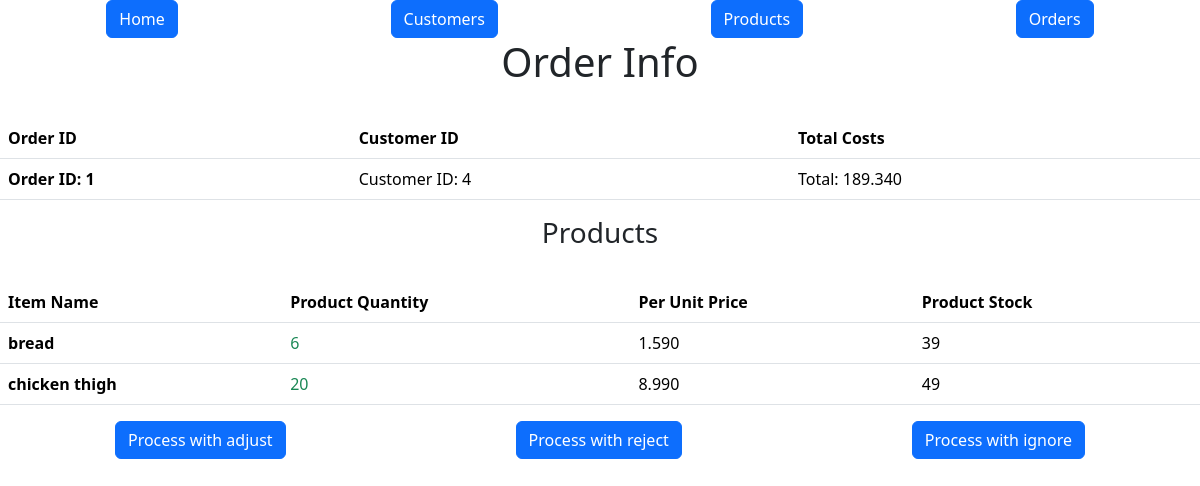
/orders/1, run on an earlier commit of the app's database.
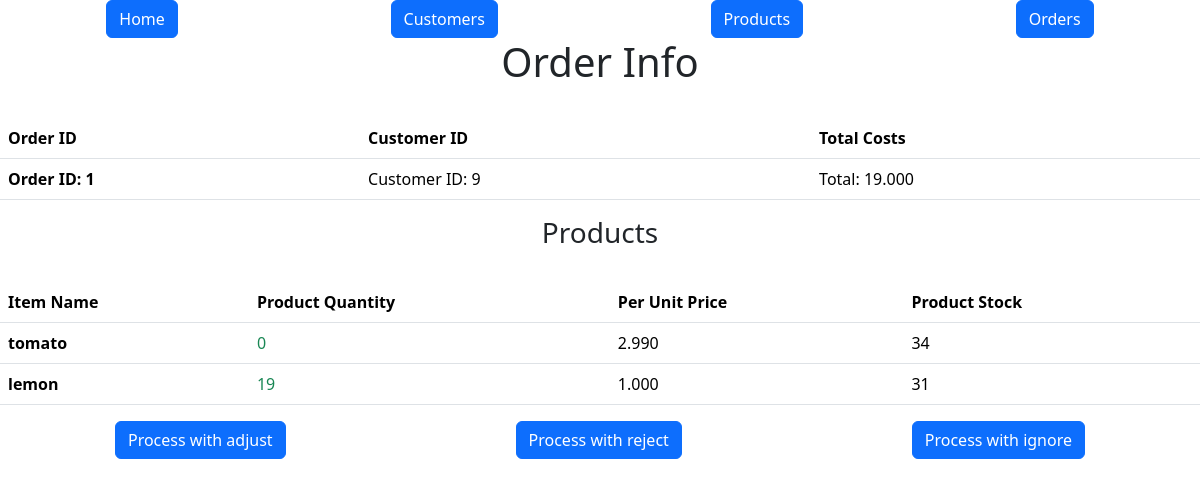
And on a later commit of the database.
### models.py (models this page shows, shortened)
class Order(db.Model):
    id = mapped_column(Integer, primary_key=True)
    customer_id = mapped_column(Integer, ForeignKey(Customer.id), nullable=False)
    total = mapped_column(DECIMAL(10, 3), default=0)
    customer = relationship("Customer", back_populates="orders")
    items = relationship("ProductOrder", cascade="all, delete-orphan")
    created_at = mapped_column(DateTime, default=func.now())
    processed = mapped_column(DateTime, default=None, nullable=True)
    def total(self):
        total = 0
        for item in self.items:
            total += item.product.price * item.quantity
        math.floor(total)
        return total

class Products(db.Model):
    id = mapped_column(Integer, primary_key=True)
    name = mapped_column(String(200), nullable=False)
    price = mapped_column(DECIMAL(10, 3), nullable=False)
    available = mapped_column(Integer, default=0)
    orders = relationship("ProductOrder")

class ProductOrder(db.Model):
    id = mapped_column(Integer, primary_key=True)
    order_id = mapped_column(Integer, ForeignKey(Order.id), nullable=False)
    product_id = mapped_column(Integer, ForeignKey(Products.id), nullable=False)
    quantity = mapped_column(Integer, nullable=False)
    product = relationship("Products", back_populates="orders")
    order = relationship("Order", back_populates="items")

### routes/html_bp.py (the view)
@htmls_bp.route("/orders/<int:id>", methods=["GET"])
def orders_info(id):
    order = db.get_or_404(Order, id)
    return render_template("order.html", order=order)

### templates/order.html (shortened to what this page needs)
{%extends "base.html"%} {%block content%}
<h1 class="d-flex justify-content-center">Order Info</h1>
<br />
<table class="table table-hover">
<thead>
  <tr>
    <th scope="col">Order ID</th>
    <th scope="col">Customer ID</th>
    <th scope="col">Total Costs</th>
  </tr>
</thead>
<tbody>
<tbody>
  <tr>
  <th scope="row">Order ID: {{order.id}}</th>
  <td>Customer ID: {{order.customer_id}}</td>
  <td>Total: {{order.total()}}</td>
</tr>
</tbody>
</table>
  <h3 class="d-flex justify-content-center">Products</h3>
  <br />
  <table class="table table-hover">
    <thead>
      <tr>
        <th scope="col">Item Name</th>
        <th scope="col">Product Quantity</th>
        <th scope="col">Per Unit Price</th>
        <th scope="col">Product Stock</th>
      </tr>
    </thead>
    <tbody>
      {% for item in order.items %}
      <tr>
        <th scope="row">{{item.product.name}}</th>
        {% if item.quantity > item.product.available %}
        <td class="text-danger">{{item.quantity}}</td>
        {% else %}
        <td class="text-success">{{item.quantity}}</td>
        {% endif %}
        <td>{{item.product.price}}</td>
        <td>{{item.product.available}}</td>
      </tr>
      {% endfor %}
    </tbody>
  </table>
<div class="d-flex justify-content-around">
  <form
    method="POST"
    action="{{url_for('api_orders.process_order', id=order.id)}}"
  >
    <button
      type="submit"
      class="btn btn-primary"
      name="strategy"
      value="adjust"
    >
      Process with adjust
    </button>
  </form>
  <form
    method="POST"
    action="{{url_for('api_orders.process_order', id=order.id)}}"
  >
    <button
      type="submit"
      class="btn btn-primary"
      value="reject"
      name="strategy"
    >
      Process with reject
    </button>
  </form>
  <form
    method="POST"
    action="{{url_for('api_orders.process_order', id=order.id)}}"
  >
    <button
      type="submit"
      class="btn btn-primary"
      name="strategy"
      value="ignore"
    >
      Process with ignore
    </button>
  </form>
  {%endblock%}

What changed in the data, as far as the page shows it:
no longer on this page (row edited): Products: total "189.340"
changed Order id 1: customer_id "4" → "9"
now on this page (row edited): Products: total "19.000"
changed ProductOrder: product.name "bread" → "tomato"; quantity "6" → "0"; product.price "1.590" → "2.990"; product.available "39" → "34"
changed ProductOrder: product.name "chicken thigh" → "lemon"; quantity "20" → "19"; product.price "8.990" → "1.000"; product.available "49" → "31"
